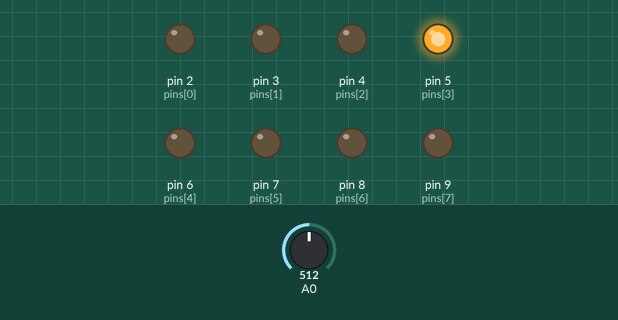
The sketch below on a simulated Arduino Uno, built with avr-gcc and run on an emulated ATmega328P. Parts: output pins drawn as LEDs (lit = HIGH). Dashed ring = blinking. The test bench sets the inputs (shaded band); at power-on: A0 = 512.

Above: at 1.3 s.
1.4 s: A0 set to 122
At 3.67 s:
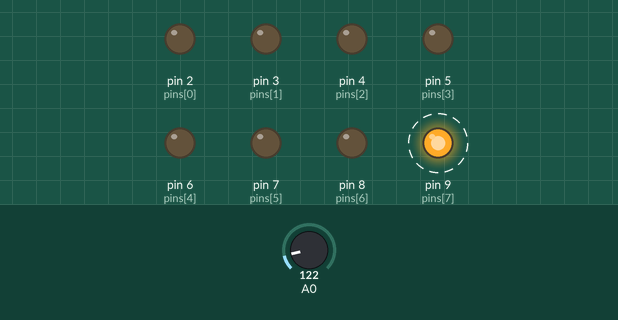
4.5 s: A0 set to 0
At 5.5 s:
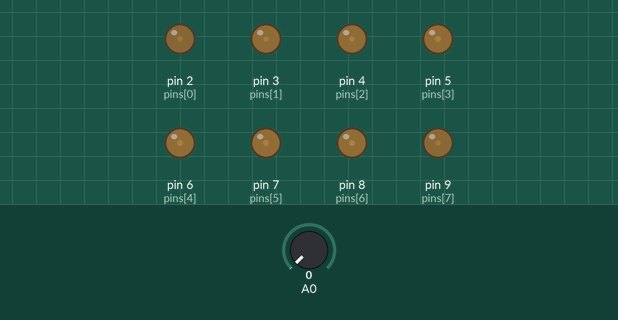
6.1 s: A0 set to 306
At 6.86 s:
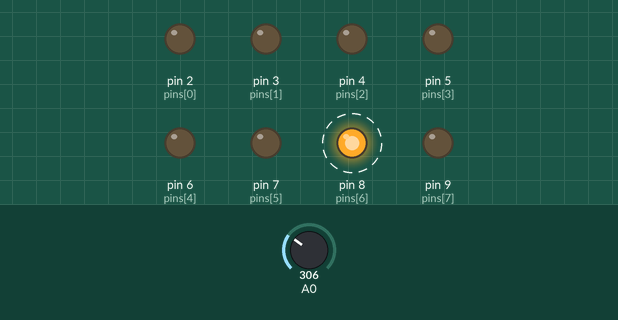
9.2 s: A0 set to 323
12.3 s: A0 set to 511
At 12.7 s:
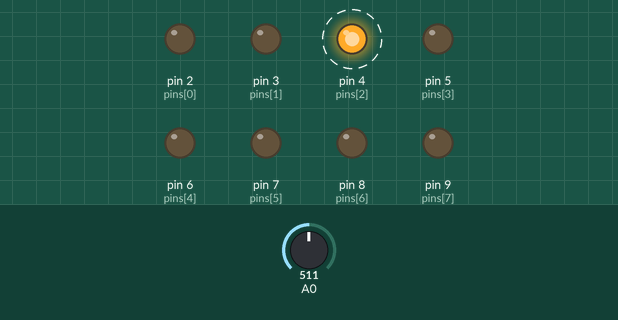
Timing chart, 0 to 16.4 s (numbered marks = the images above; inputs shaded):
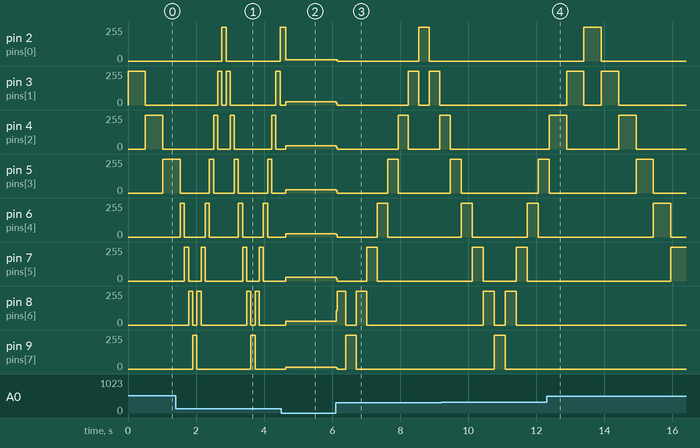

The sketch:

sketch.ino
```cpp
int pins[] = {2, 3, 4, 5, 6, 7, 8, 9, 8, 7, 6, 5, 4, 3, 2}; // pin animation
int arrSize = sizeof(pins) / sizeof(int);

bool enablePotentiometer = true;
int potentiometerPin = 0;
int delayms = 100;

void setup() {
  // loop through pin array and initialize them
  for (int i = 0; i < arrSize; i++) {
    pinMode(pins[i], OUTPUT);
  }
}

void loop() {
  // loop through each pin in array and write high
  for (int i = 0; i < arrSize; i++) {
    digitalWrite(pins[i], HIGH);
    //digitalWrite(pins[i+1], HIGH); // uncomment this if you want two lights at once
    if (i != 0) {
      if (enablePotentiometer) {
        delay(analogRead(0));
      } else {
        delay(delayms);
      }
    }
    resetPins();
  }
}

void resetPins() {
  // loop through each pin in array and write low
  for (int i = 0; i < arrSize; i++) {
    digitalWrite(pins[i], LOW);
  }
}
```

Measured:
- after the input at 1.4 s, pin 2 (pins[0]): 0/255 → 255/255 after 1.4 s, → 0/255 0.12 s later, → 255/255 1.6 s later; pin 3 (pins[1]): goes 255/255 0.12 s, 0/255 0.12 s, 255/255 0.12 s, 0/255 1.3 s, 255/255 0.12 s, then 0/255, starting after 1.2 s
- after the input at 4.5 s, pin 2 (pins[0]): 255/255 → 11/255 after 0.13 s
- after the input at 6.1 s, pin 2 (pins[0]): 11/255 → 0/255 after 0.05 s, → 255/255 2.4 s later, → 0/255 0.31 s later; pin 3 (pins[1]): goes 0/255 2.1 s, 255/255 0.31 s, 0/255 0.31 s, 255/255 0.31 s, then 0/255, starting at once
- after the input at 12.3 s, pin 3 (pins[1]): alternates 255/255 for 0.51 s and 0/255 for 0.51 s, 4 changes in all, then stays 0/255, starting after 0.59 s; pin 4 (pins[2]): 255/255 → 0/255 after 0.59 s, → 255/255 1.5 s later, → 0/255 0.51 s later
- by itself, pin 9 (pins[7]): alternates 255/255 for 0.12 s and 0/255 for 1.6 s
